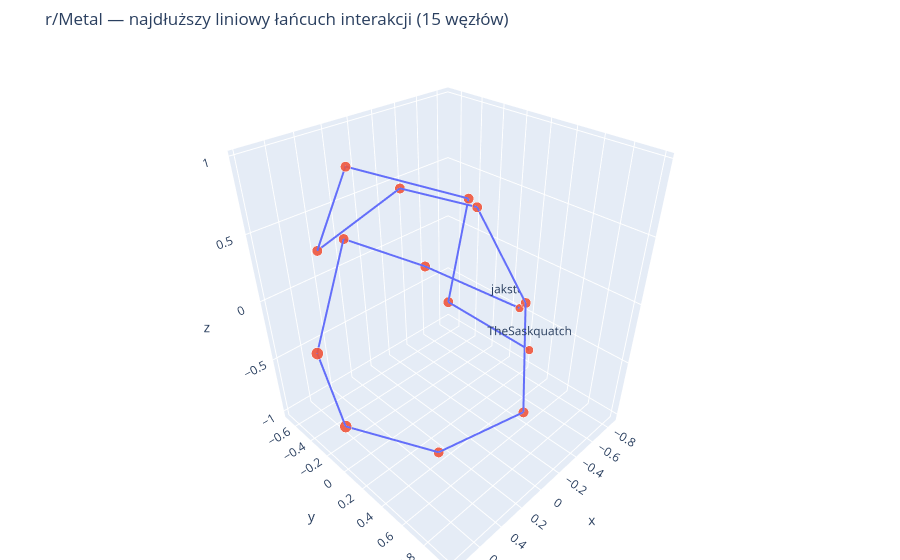
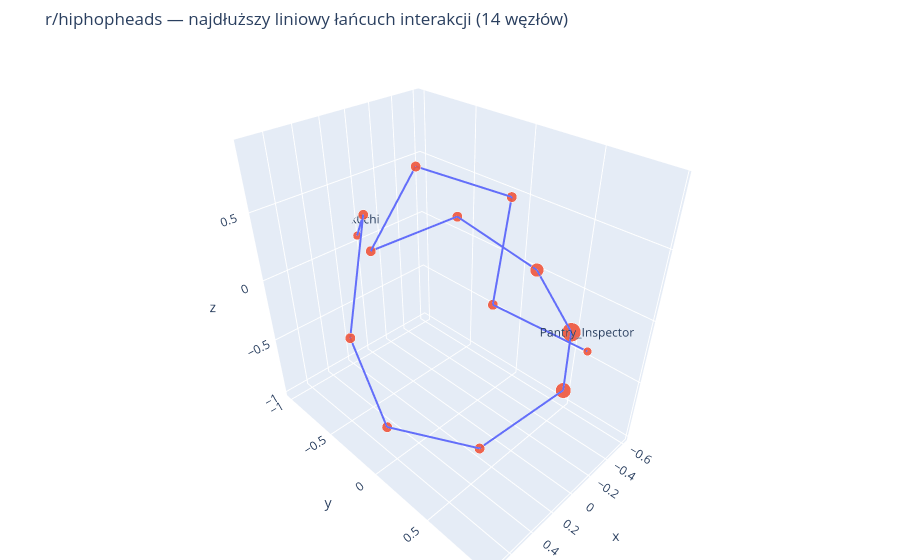
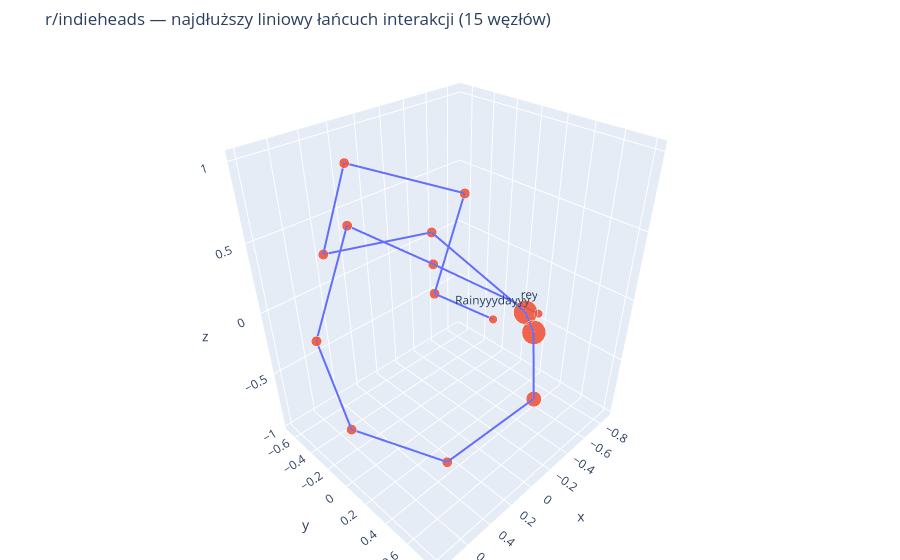
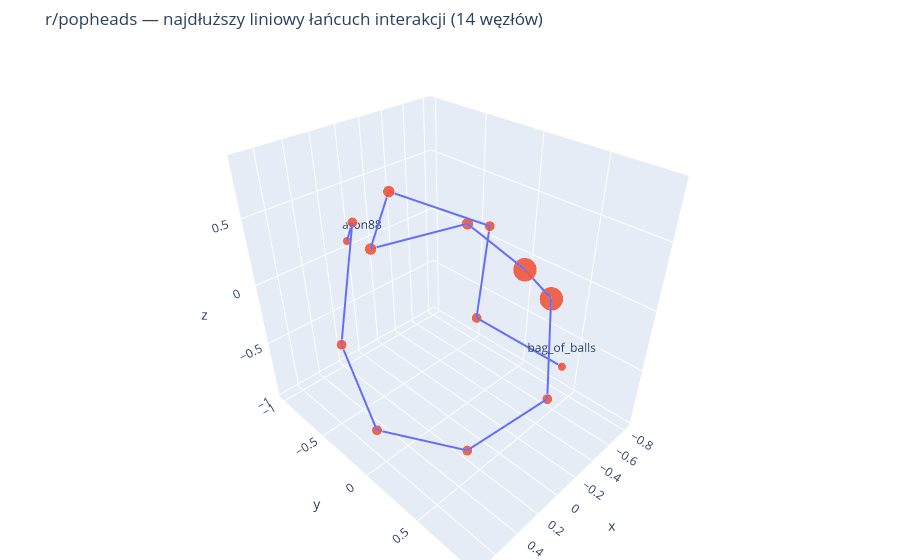

Source (notebook cell) for these figures, in order:
### Markdown cell above
## 5. Wizualizacja grafów

### Code cell
# Wizualizacja 3D — najdłuższy liniowy łańcuch interakcji

def get_longest_chain_subgraph(graph, max_nodes=80):
    """
    Tworzy uproszczoną wizualizację typu "najdłuższy liniowy łańcuch interakcji".

    Technicznie:
    - bierzemy największą składową grafu,
    - budujemy drzewo BFS od najbardziej połączonego użytkownika,
    - szukamy najdłuższej ścieżki w tym drzewie,
    - zwracamy podgraf będący jedną ścieżką: node — edge — node — edge — node.

    Dzięki temu wykres nie jest przeładowany i pokazuje liniowy łańcuch relacji.
    """
    graph_undirected = graph.to_undirected()

    if graph_undirected.number_of_nodes() == 0:
        return graph_undirected

    largest_component = max(nx.connected_components(graph_undirected), key=len)

    component = graph_undirected.subgraph(largest_component).copy()

    if component.number_of_nodes() < 2:
        return component

    start_node = max(component.degree(weight="weight"), key=lambda item: item[1])[0]

    bfs_tree = nx.bfs_tree(component, source=start_node).to_undirected()

    def farthest_node(tree, source):
        lengths = nx.single_source_shortest_path_length(tree, source)
        return max(lengths.items(), key=lambda item: item[1])[0]

    node_a = farthest_node(bfs_tree, start_node)
    node_b = farthest_node(bfs_tree, node_a)

    path = nx.shortest_path(bfs_tree, source=node_a, target=node_b)

    if len(path) > max_nodes:
        path = path[:max_nodes]

    chain = component.subgraph(path).copy()

    # Zostawiamy wyłącznie krawędzie należące do ścieżki,
    # żeby nie było dodatkowych rozgałęzień.
    path_edges = list(zip(path[:-1], path[1:]))

    chain_clean = nx.Graph()
    chain_clean.add_nodes_from(path)

    for u, v in path_edges:
        weight = component[u][v].get("weight", 1) if component.has_edge(u, v) else 1
        chain_clean.add_edge(u, v, weight=weight)

    return chain_clean


if PLOTLY_AVAILABLE:

    for subreddit, graph in sorted(graphs.items()):

        subgraph = get_longest_chain_subgraph(graph, max_nodes=80)

        if subgraph.number_of_nodes() < 2:
            print(f"{subreddit_display(subreddit)}: za mało danych do wizualizacji.")
            continue

        positions = nx.spring_layout(subgraph, dim=3, seed=42, k=1.2)

        degrees = dict(subgraph.degree(weight="weight"))

        edge_x, edge_y, edge_z = [], [], []

        for source, target in subgraph.edges():

            x0, y0, z0 = positions[source]
            x1, y1, z1 = positions[target]

            edge_x += [x0, x1, None]
            edge_y += [y0, y1, None]
            edge_z += [z0, z1, None]

        edge_trace = go.Scatter3d(
            x=edge_x,
            y=edge_y,
            z=edge_z,
            mode="lines",
            line=dict(width=4),
            hoverinfo="none",
        )

        node_trace = go.Scatter3d(
            x=[positions[node][0] for node in subgraph.nodes()],
            y=[positions[node][1] for node in subgraph.nodes()],
            z=[positions[node][2] for node in subgraph.nodes()],
            mode="markers+text",
            text=[
                node if i in [0, len(subgraph.nodes()) - 1] else ""
                for i, node in enumerate(subgraph.nodes())
            ],
            hovertext=[f"{node}<br>stopień w łańcuchu: {degrees[node]}" for node in subgraph.nodes()],
            hoverinfo="text",
            marker=dict(
                size=[8 + min(degrees[node], 10) * 2 for node in subgraph.nodes()],
                opacity=0.9,
            ),
        )

        figure = go.Figure(data=[edge_trace, node_trace])

        figure.update_layout(
            title=(
                f"{subreddit_display(subreddit)} — najdłuższy liniowy łańcuch interakcji "
                f"({subgraph.number_of_nodes()} węzłów)"
            ),
            showlegend=False,
            margin=dict(l=0, r=0, b=0, t=50),
        )

        subreddit_slug = str(subreddit).lower().replace(" ", "_").replace("/", "_")
        save_plotly_png(figure, f"network_longest_chain_3d_{subreddit_slug}.png")
        figure.show()

else:
    print("Plotly nie jest zainstalowane, dlatego pominięto wizualizację 3D.")

### Figure 1 — Plotly figure (JSON) as saved in the notebook; plotly's stock layout.template omitted (floating-point values rounded to 4 significant figures)
{"data": [{"hoverinfo": "none", "line": {"width": 4}, "mode": "lines", "type": "scatter3d", "x": [0.2079, -0.01315, null, -0.01315, -0.1339, null, -0.1339, 0.415, null, 0.415, 0.4718, null, 0.4718, -0.2983, null, -0.2983, -0.4898, null, -0.4898, -0.5934, null, -0.5934, -0.1962, null, -0.1962, 0.2917, null, 0.2917, 0.7688, null, 0.7688, 0.7806, null, 0.7806, 0.1657, null, 0.1657, -0.5203, null, -0.5203, -0.8564, null], "y": [0.9951, 0.1639, null, 0.1639, 0.213, null, 0.213, -0.2148, null, -0.2148, -0.5418, null, -0.5418, -0.6059, null, -0.6059, -0.04025, null, -0.04025, 0.3529, null, 0.3529, 0.7074, null, 0.7074, 0.3716, null, 0.3716, -0.00865, null, -0.00865, -0.2025, null, -0.2025, -0.6852, null, -0.6852, -0.6086, null, -0.6086, 0.1037, null], "z": [0.2356, 0.02555, null, 0.02555, 0.7348, null, 0.7348, 0.9697, null, 0.9697, 0.3183, null, 0.3183, 0.4821, null, 0.4821, 0.4671, null, 0.4671, -0.1751, null, -0.1751, -0.7178, null, -0.7178, -1, null, -1, -0.6712, null, -0.6712, -0.1558, null, -0.1558, 0.2275, null, 0.2275, -0.2612, null, -0.2612, -0.4795, null]}, {"hoverinfo": "text", "hovertext": ["TheSaskquatch<br>degree in chain: 1", "OgreNoodle<br>degree in chain: 2", "MaggiCockSoup<br>degree in chain: 2", "NitrusK<br>degree in chain: 2", "taketheknowledgetest<br>degree in chain: 2", "sanityeyes<br>degree in chain: 2", "DivinvmDiabolvs<br>degree in chain: 2", "FutureWeapon<br>degree in chain: 2", "lombard0_o<br>degree in chain: 2", "Kassitsu<br>degree in chain: 2", "BergenIconoclast<br>degree in chain: 3", "trinketsofdeceit<br>degree in chain: 3", "TommySkallen<br>degree in chain: 2", "StrongmanMcBuff<br>degree in chain: 2", "jakster840<br>degree in chain: 1"], "marker": {"opacity": 0.9, "size": [10, 12, 12, 12, 12, 12, 12, 12, 12, 12, 14, 14, 12, 12, 10]}, "mode": "markers+text", "text": ["TheSaskquatch", "", "", "", "", "", "", "", "", "", "", "", "", "", "jakster840"], "type": "scatter3d", "x": [0.2079, -0.01315, -0.1339, 0.415, 0.4718, -0.2983, -0.4898, -0.5934, -0.1962, 0.2917, 0.7688, 0.7806, 0.1657, -0.5203, -0.8564], "y": [0.9951, 0.1639, 0.213, -0.2148, -0.5418, -0.6059, -0.04025, 0.3529, 0.7074, 0.3716, -0.00865, -0.2025, -0.6852, -0.6086, 0.1037], "z": [0.2356, 0.02555, 0.7348, 0.9697, 0.3183, 0.4821, 0.4671, -0.1751, -0.7178, -1, -0.6712, -0.1558, 0.2275, -0.2612, -0.4795]}], "layout": {"margin": {"b": 0, "l": 0, "r": 0, "t": 50}, "showlegend": false, "title": {"text": "r/Metal — najdłuższy liniowy łańcuch interakcji (15 węzłów)"}}}

### Figure 2 — Plotly figure (JSON) as saved in the notebook; plotly's stock layout.template omitted (floating-point values rounded to 4 significant figures)
{"data": [{"hoverinfo": "none", "line": {"width": 4}, "mode": "lines", "type": "scatter3d", "x": [-0.003536, -0.1307, null, -0.1307, -0.277, null, -0.277, 0.2169, null, 0.2169, 0.3301, null, 0.3301, -0.4283, null, -0.4283, -0.5578, null, -0.5578, -0.6068, null, -0.6068, -0.4044, null, -0.4044, 0.1773, null, 0.1773, 0.6507, null, 0.6507, 0.7445, null, 0.7445, 0.2481, null, 0.2481, 0.04075, null], "y": [0.9514, 0.1628, null, 0.1628, 0.1445, null, 0.1445, -0.1423, null, -0.1423, -0.4626, null, -0.4626, -0.4498, null, -0.4498, 0.1728, null, 0.1728, 0.4728, null, 0.4728, 0.5969, null, 0.5969, 0.3673, null, 0.3673, -0.01794, null, -0.01794, -0.1759, null, -0.1759, -0.62, null, -0.62, -1, null], "z": [0.1076, -0.04125, null, -0.04125, 0.6542, null, 0.6542, 0.9055, null, 0.9055, 0.2864, null, 0.2864, 0.2561, null, 0.2561, 0.03637, null, 0.03637, -0.3525, null, -0.3525, -0.6783, null, -0.6783, -0.9805, null, -0.9805, -0.7077, null, -0.7077, -0.01276, null, -0.01276, 0.4524, null, 0.4524, 0.07443, null]}, {"hoverinfo": "text", "hovertext": ["Pantry_Inspector<br>degree in chain: 1", "ethanroode<br>degree in chain: 2", "BAWAHOG<br>degree in chain: 2", "Slow_Cake<br>degree in chain: 2", "King_Hyperion85B<br>degree in chain: 2", "qasem01<br>degree in chain: 2", "flvckojodyeII<br>degree in chain: 4", "TheRoyalGodfrey<br>degree in chain: 7", "dsled<br>degree in chain: 5", "Vic-Ier<br>degree in chain: 2", "sir_art_vandelay<br>degree in chain: 2", "AtlasXan<br>degree in chain: 2", "ERJ01<br>degree in chain: 2", "Mrk0chi<br>degree in chain: 1"], "marker": {"opacity": 0.9, "size": [10, 12, 12, 12, 12, 12, 16, 22, 18, 12, 12, 12, 12, 10]}, "mode": "markers+text", "text": ["Pantry_Inspector", "", "", "", "", "", "", "", "", "", "", "", "", "Mrk0chi"], "type": "scatter3d", "x": [-0.003536, -0.1307, -0.277, 0.2169, 0.3301, -0.4283, -0.5578, -0.6068, -0.4044, 0.1773, 0.6507, 0.7445, 0.2481, 0.04075], "y": [0.9514, 0.1628, 0.1445, -0.1423, -0.4626, -0.4498, 0.1728, 0.4728, 0.5969, 0.3673, -0.01794, -0.1759, -0.62, -1], "z": [0.1076, -0.04125, 0.6542, 0.9055, 0.2864, 0.2561, 0.03637, -0.3525, -0.6783, -0.9805, -0.7077, -0.01276, 0.4524, 0.07443]}], "layout": {"margin": {"b": 0, "l": 0, "r": 0, "t": 50}, "showlegend": false, "title": {"text": "r/hiphopheads — najdłuższy liniowy łańcuch interakcji (14 węzłów)"}}}

### Figure 3 — Plotly figure (JSON) as saved in the notebook; plotly's stock layout.template omitted (floating-point values rounded to 4 significant figures)
{"data": [{"hoverinfo": "none", "line": {"width": 4}, "mode": "lines", "type": "scatter3d", "x": [0.4142, 0.1139, null, 0.1139, -0.09059, null, -0.09059, 0.4224, null, 0.4224, 0.4454, null, 0.4454, -0.3523, null, -0.3523, -0.6012, null, -0.6012, -0.5745, null, -0.5745, -0.3448, null, -0.3448, 0.2771, null, 0.2771, 0.7038, null, 0.7038, 0.7972, null, 0.7972, 0.1674, null, 0.1674, -0.5037, null, -0.5037, -0.8745, null], "y": [0.8123, 0.09211, null, 0.09211, 0.136, null, 0.136, -0.2605, null, -0.2605, -0.5512, null, -0.5512, -0.422, null, -0.422, 0.2475, null, 0.2475, 0.3524, null, 0.3524, 0.5698, null, 0.5698, 0.3609, null, 0.3609, -0.08135, null, -0.08135, -0.1797, null, -0.1797, -0.6688, null, -0.6688, -0.5737, null, -0.5737, 0.1662, null], "z": [0.5289, 0.1853, null, 0.1853, 0.7873, null, 0.7873, 1, null, 1, 0.3281, null, 0.3281, 0.2252, null, 0.2252, -0.2382, null, -0.2382, -0.3418, null, -0.3418, -0.6706, null, -0.6706, -0.9704, null, -0.9704, -0.6697, null, -0.6697, 0.05261, null, 0.05261, 0.3795, null, 0.3795, -0.1626, null, -0.1626, -0.4337, null]}, {"hoverinfo": "text", "hovertext": ["Rainyyydayyy<br>degree in chain: 1", "laurswiped<br>degree in chain: 2", "kierstinsoriano<br>degree in chain: 2", "ccandt-m<br>degree in chain: 2", "HanigerEatMyAssPls<br>degree in chain: 2", "Pnnsnndlltnn<br>degree in chain: 2", "LoneBell<br>degree in chain: 60", "PaulaAbdulJabar<br>degree in chain: 63", "sohcatoah<br>degree in chain: 5", "MadeInTimeland<br>degree in chain: 2", "sliccricc00<br>degree in chain: 2", "NASTYOLDTREE<br>degree in chain: 2", "Lentall<br>degree in chain: 2", "flloww<br>degree in chain: 2", "rey-na<br>degree in chain: 1"], "marker": {"opacity": 0.9, "size": [10, 12, 12, 12, 12, 12, 28, 28, 18, 12, 12, 12, 12, 12, 10]}, "mode": "markers+text", "text": ["Rainyyydayyy", "", "", "", "", "", "", "", "", "", "", "", "", "", "rey-na"], "type": "scatter3d", "x": [0.4142, 0.1139, -0.09059, 0.4224, 0.4454, -0.3523, -0.6012, -0.5745, -0.3448, 0.2771, 0.7038, 0.7972, 0.1674, -0.5037, -0.8745], "y": [0.8123, 0.09211, 0.136, -0.2605, -0.5512, -0.422, 0.2475, 0.3524, 0.5698, 0.3609, -0.08135, -0.1797, -0.6688, -0.5737, 0.1662], "z": [0.5289, 0.1853, 0.7873, 1, 0.3281, 0.2252, -0.2382, -0.3418, -0.6706, -0.9704, -0.6697, 0.05261, 0.3795, -0.1626, -0.4337]}], "layout": {"margin": {"b": 0, "l": 0, "r": 0, "t": 50}, "showlegend": false, "title": {"text": "r/indieheads — najdłuższy liniowy łańcuch interakcji (15 węzłów)"}}}

### Figure 4 — Plotly figure (JSON) as saved in the notebook; plotly's stock layout.template omitted (floating-point values rounded to 4 significant figures)
{"data": [{"hoverinfo": "none", "line": {"width": 4}, "mode": "lines", "type": "scatter3d", "x": [0.05752, -0.07469, null, -0.07469, -0.09744, null, -0.09744, 0.3454, null, 0.3454, 0.3195, null, 0.3195, -0.5016, null, -0.5016, -0.7225, null, -0.7225, -0.8182, null, -0.8182, -0.3169, null, -0.3169, 0.1758, null, 0.1758, 0.6314, null, 0.6314, 0.7215, null, 0.7215, 0.2367, null, 0.2367, 0.04358, null], "y": [0.9346, 0.1812, null, 0.1812, 0.2405, null, 0.2405, -0.1087, null, -0.1087, -0.3519, null, -0.3519, -0.3144, null, -0.3144, 0.0444, null, 0.0444, 0.2308, null, 0.2308, 0.6266, null, 0.6266, 0.3583, null, 0.3583, -0.03075, null, -0.03075, -0.1781, null, -0.1781, -0.6324, null, -0.6324, -1, null], "z": [0.07013, -0.06186, null, -0.06186, 0.6115, null, 0.6115, 0.8569, null, 0.8569, 0.3891, null, 0.3891, 0.2697, null, 0.2697, -0.04305, null, -0.04305, -0.2508, null, -0.2508, -0.6369, null, -0.6369, -0.9678, null, -0.9678, -0.7178, null, -0.7178, -0.03208, null, -0.03208, 0.4357, null, 0.4357, 0.07721, null]}, {"hoverinfo": "text", "hovertext": ["bag_of_balls<br>degree in chain: 1", "32843<br>degree in chain: 2", "cajmorgans<br>degree in chain: 2", "initiatedpurse6<br>degree in chain: 3", "smellmygoldfinger<br>degree in chain: 3", "knightsleeper41<br>degree in chain: 3", "twinkyoda<br>degree in chain: 12", "McIgglyTuffMuffin<br>degree in chain: 11", "luxeshimmer<br>degree in chain: 2", "razeen25<br>degree in chain: 2", "spade883<br>degree in chain: 2", "Ironhawkeye123<br>degree in chain: 2", "weambk<br>degree in chain: 2", "coolaaron88<br>degree in chain: 1"], "marker": {"opacity": 0.9, "size": [10, 12, 12, 14, 14, 14, 28, 28, 12, 12, 12, 12, 12, 10]}, "mode": "markers+text", "text": ["bag_of_balls", "", "", "", "", "", "", "", "", "", "", "", "", "coolaaron88"], "type": "scatter3d", "x": [0.05752, -0.07469, -0.09744, 0.3454, 0.3195, -0.5016, -0.7225, -0.8182, -0.3169, 0.1758, 0.6314, 0.7215, 0.2367, 0.04358], "y": [0.9346, 0.1812, 0.2405, -0.1087, -0.3519, -0.3144, 0.0444, 0.2308, 0.6266, 0.3583, -0.03075, -0.1781, -0.6324, -1], "z": [0.07013, -0.06186, 0.6115, 0.8569, 0.3891, 0.2697, -0.04305, -0.2508, -0.6369, -0.9678, -0.7178, -0.03208, 0.4357, 0.07721]}], "layout": {"margin": {"b": 0, "l": 0, "r": 0, "t": 50}, "showlegend": false, "title": {"text": "r/popheads — najdłuższy liniowy łańcuch interakcji (14 węzłów)"}}}
